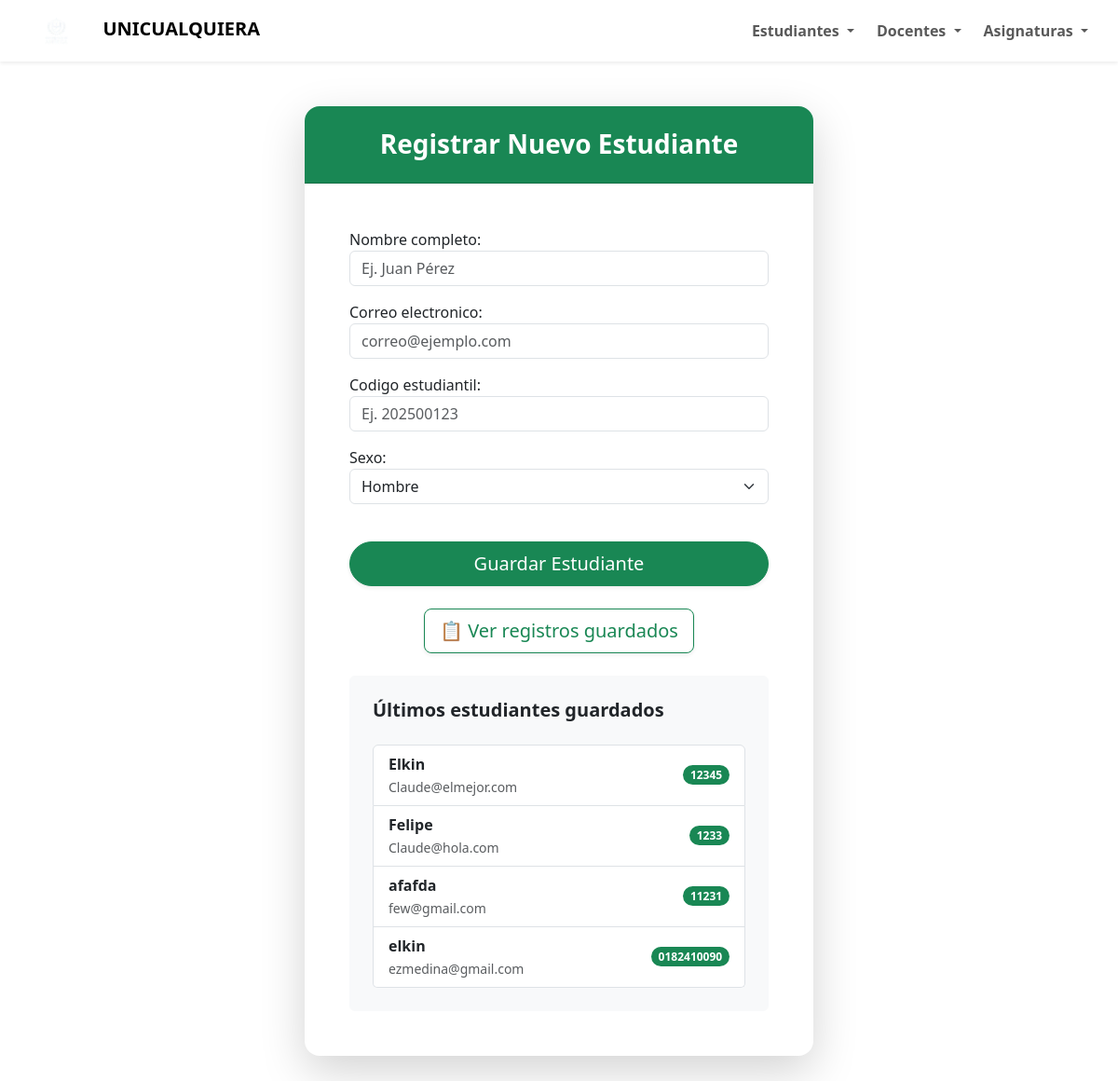
The page /estudiantes/crear-estudiante/ on the database as committed earlier.
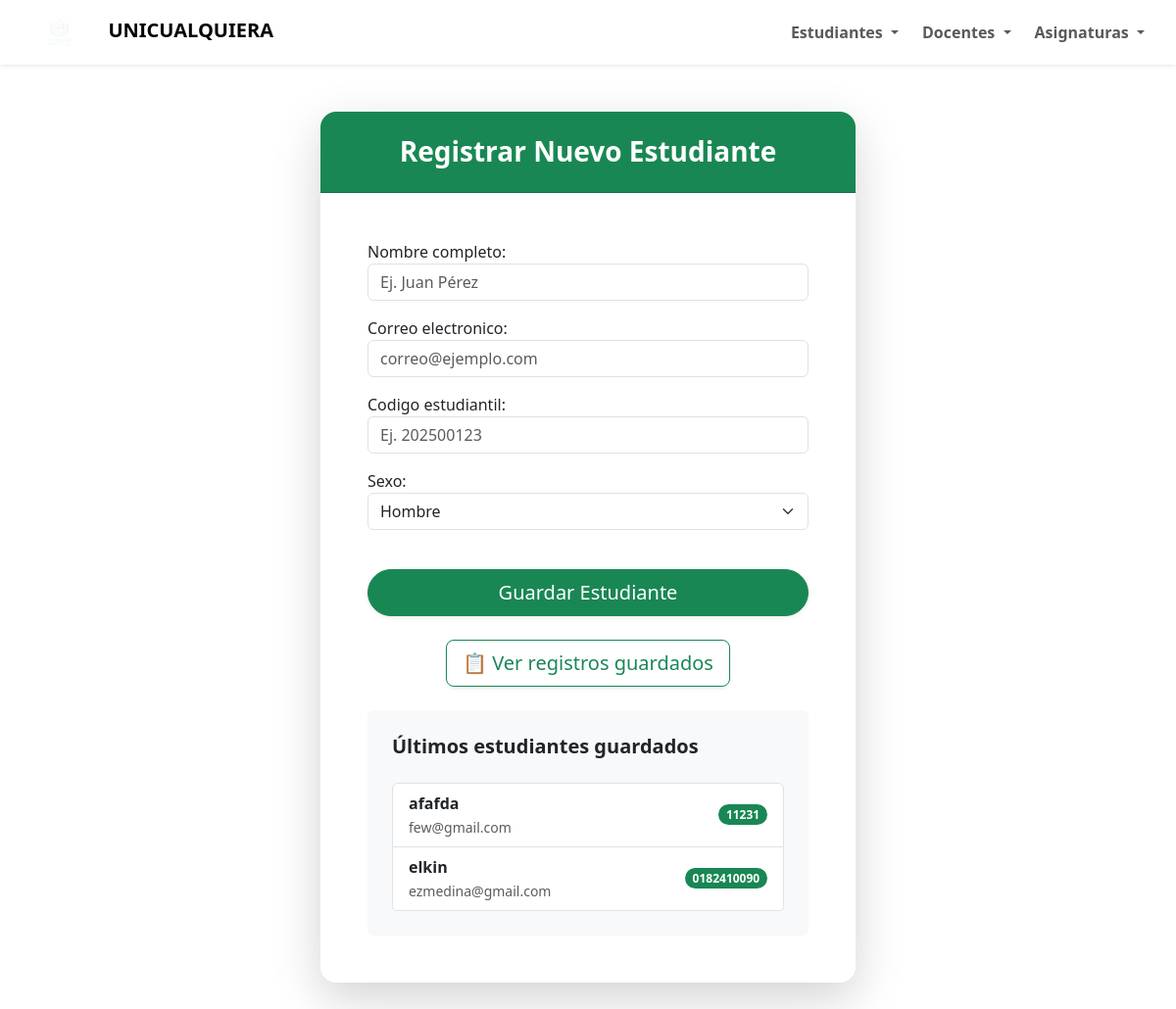
The same page on the database as committed later.
### apps/estudiantes/models.py (models this page shows, shortened)
class estudiantes(models.Model):
    nombre = models.CharField(max_length=100, verbose_name="Nombre completo")
    correo = models.CharField(
        max_length=100,
        verbose_name="Correo electronico",
        validators=[validar_correo],
        unique=True,
    )
    codigo = models.CharField(
        max_length=100, verbose_name="Codigo estudiantil", unique=True
    )
    class sexo_estudiante(models.TextChoices):
        Hombre = "H", "Hombre"
        Mujer = "M", "Mujer"
    sexo = models.CharField(
        max_length=1,
        choices=sexo_estudiante,
        blank=False,
        default="H",
        verbose_name="Sexo",
    )
    class Meta:
        verbose_name = "Estudiante"
        verbose_name_plural = "Estudiantes"

### apps/estudiantes/views.py (the view)
# urls.py: path('crear-estudiante/', views.crear_estudiante, name='crear_estudiante'),
def crear_estudiante(request):
    ultimos_estudiantes = estudiantes.objects.all()[:5]
    if request.method == 'POST':
        form = EstudianteForm(request.POST)
        if form.is_valid():
            form.save()
            return redirect('lista_estudiantes')
    else:
        form = EstudianteForm()
    return render(
        request,
        'estudiantes/crear_estudiante.html',
        {'form': form, 'ultimos_estudiantes': ultimos_estudiantes},
    )

### apps/estudiantes/forms.py
class EstudianteForm(forms.ModelForm):
    class Meta:
        model = estudiantes
        fields = '__all__'
        widgets = {
            'nombre': forms.TextInput(attrs={
                'class': 'form-control',
                'placeholder': 'Ej. Juan Pérez'
            }),
            'correo': forms.EmailInput(attrs={
                'class': 'form-control',
                'placeholder': 'correo@ejemplo.com'
            }),
            'codigo': forms.TextInput(attrs={
                'class': 'form-control',
                'placeholder': 'Ej. 202500123'
            }),
            'sexo': forms.Select(attrs={
                'class': 'form-select'
            }),
        }

### templates/estudiantes/crear_estudiante.html (shortened to what this page needs)
{% extends 'base_layout.html' %}
{% block content %}
<div class="container py-5">
    <div class="row justify-content-center">
        <div class="col-md-8 col-lg-6">
            <div class="card shadow-lg border-0 rounded-4">
                <div class="card-header bg-success text-white text-center py-4 rounded-top-4">
                    <h3 class="mb-0 fw-bold">
                        Registrar Nuevo Estudiante
                    </h3>
                </div>
                <div class="card-body p-4 p-md-5">
                    <form method="POST" class="needs-validation" novalidate>
                        <div class="mb-4">
                            {{ form.as_p }}
                        </div>
                        <button type="submit"
                                class="btn btn-success btn-lg w-100 rounded-pill shadow-sm mt-3">
                            Guardar Estudiante
                        </button>
                    </form>
                    <div class="text-center mt-4">
                        <a href="{% url 'lista_estudiantes' %}" class="btn btn-outline-success btn-lg shadow-sm">
                            📋 Ver registros guardados
                        </a>
                    </div>
                    <div class="mt-4 card bg-light border-light p-4">
                        <h5 class="fw-semibold">Últimos estudiantes guardados</h5>
                        {% if ultimos_estudiantes %}
                            <ul class="list-group mt-3">
                                {% for estudiante in ultimos_estudiantes %}
                                    <li class="list-group-item d-flex justify-content-between align-items-center">
                                        <div>
                                            <strong>{{ estudiante.nombre }}</strong><br>
                                            <small class="text-muted">{{ estudiante.correo }}</small>
                                        </div>
                                        <span class="badge bg-success rounded-pill">{{ estudiante.codigo }}</span>
                                    </li>
                                {% endfor %}
                            </ul>
                        {% else %}
                            <p class="text-muted mt-3">Aún no hay estudiantes registrados.</p>
                        {% endif %}
                    </div>
                </div>
            </div>
        </div>
    </div>
</div>
{% endblock %}

Rows that differ between the two databases and show on the page:
removed estudiantes: nombre "Elkin", correo "Claude@elmejor.com", codigo "12345"
removed estudiantes: nombre "Felipe", correo "Claude@hola.com", codigo "1233"
